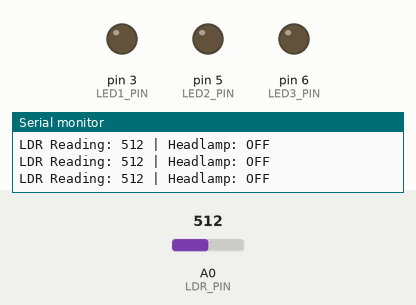
Recording of a sketch running on a simulated Arduino Uno, built with avr-gcc and run on an emulated ATmega328P. On the bench: output pins drawn as LEDs (lit = HIGH), the last lines printed to the serial monitor. The inputs (shaded band) are chosen by the test bench; at power-on: A0 (LDR_PIN) = 512.

Above: at 1.2 s.
1.3 s: A0 (LDR_PIN) set to 482
2.8 s: A0 (LDR_PIN) set to 451
At 3.2 s:
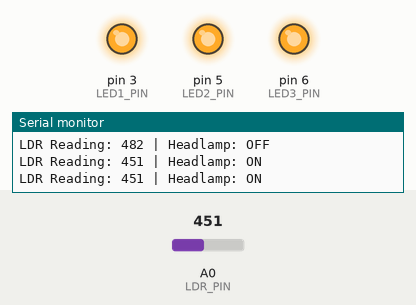
4.3 s: A0 (LDR_PIN) set to 518
5.8 s: A0 (LDR_PIN) set to 542
At 6.9 s:
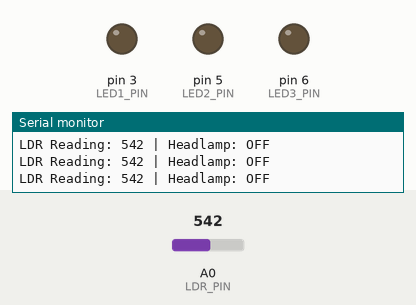
7.3 s: A0 (LDR_PIN) set to 460
At 8.3 s:
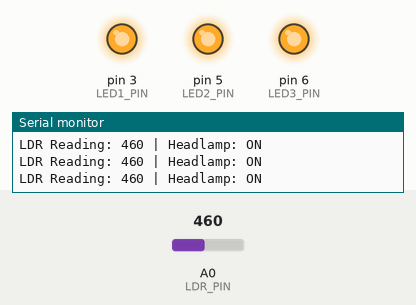
Timing chart, 0 to 9.9 s (numbered marks = the images above; inputs shaded):
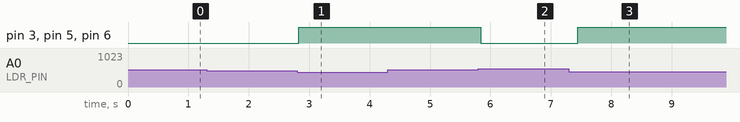

The sketch:

Headlamp.ino
```cpp
/*
  Project: Adaptive Matrix Headlamp System
  Board: Arduino UNO

  Input:
    LDR sensor -> A0

  Outputs:
    Matrix LED 1 -> D3
    Matrix LED 2 -> D5
    Matrix LED 3 -> D6

  Function:
    LEDs turn ON in darkness.
    LEDs turn OFF when sufficient ambient
    light is detected.
*/

const int LDR_PIN = A0;

const int LED1_PIN = 3;
const int LED2_PIN = 5;
const int LED3_PIN = 6;

// Adjust this value after checking sensor readings.
const int LIGHT_THRESHOLD = 500;

// Hysteresis prevents rapid switching near threshold.
const int DARK_THRESHOLD = 470;
const int BRIGHT_THRESHOLD = 530;

bool headlampOn = false;

void setup() {
  pinMode(LED1_PIN, OUTPUT);
  pinMode(LED2_PIN, OUTPUT);
  pinMode(LED3_PIN, OUTPUT);

  Serial.begin(9600);

  // Start with all LEDs switched off.
  setHeadlamp(false);

  Serial.println("Adaptive Matrix Headlamp System");
  Serial.println("System initialized");
}

void loop() {
  int lightValue = analogRead(LDR_PIN);

  Serial.print("LDR Reading: ");
  Serial.print(lightValue);

  // Lower readings indicate darkness with
  // the specified LDR voltage-divider wiring.
  if (lightValue < DARK_THRESHOLD) {
    headlampOn = true;
  }
  else if (lightValue > BRIGHT_THRESHOLD) {
    headlampOn = false;
  }

  setHeadlamp(headlampOn);

  Serial.print(" | Headlamp: ");
  Serial.println(headlampOn ? "ON" : "OFF");

  delay(200);
}

void setHeadlamp(bool state) {
  digitalWrite(LED1_PIN, state ? HIGH : LOW);
  digitalWrite(LED2_PIN, state ? HIGH : LOW);
  digitalWrite(LED3_PIN, state ? HIGH : LOW);
}
```

Measured:
- the behaviour switches between 470 and 469 on A0 (LDR_PIN) (found by bisection; images 0 and 1)
- the behaviour switches between 530 and 531 on A0 (LDR_PIN) (found by bisection; images 1 and 2)
- after the input at 2.8 s, pin 3 (LED1_PIN), pin 5 (LED2_PIN), pin 6 (LED3_PIN): LOW → HIGH at once
- after the input at 5.8 s, pin 3 (LED1_PIN), pin 5 (LED2_PIN), pin 6 (LED3_PIN): HIGH → LOW at once
- after the input at 7.3 s, pin 3 (LED1_PIN), pin 5 (LED2_PIN), pin 6 (LED3_PIN): LOW → HIGH after 0.14 s
